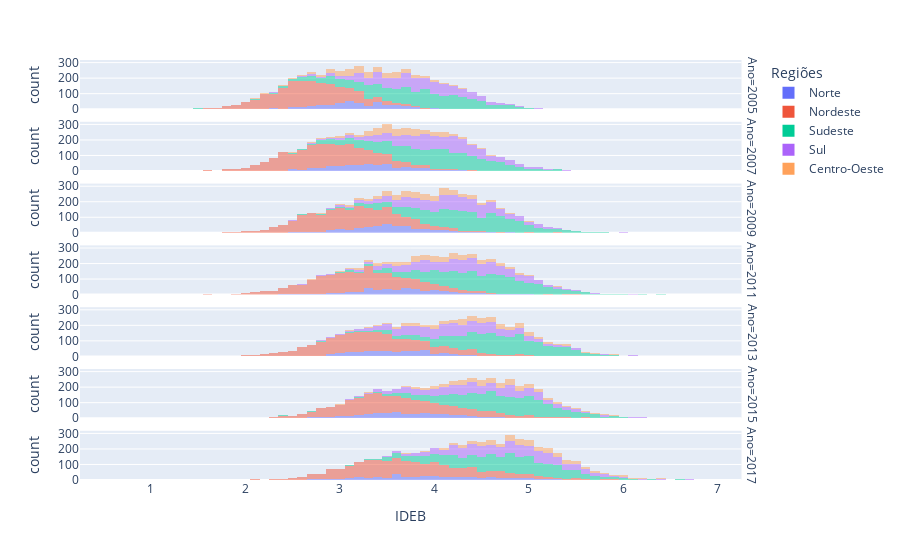

Here is the notebook cell this chart was saved with:
### Code cell
px.histogram(df_train, x="IDEB", color="Regiões", 
             facet_row="Ano", marginal='histogram', 
             histnorm=None, opacity=0.5)

### Figure 1 — Plotly figure (JSON) as saved in the notebook; plotly's stock layout.template omitted (floating-point values rounded to 4 significant figures; data arrays with more than 128 entries replaced by an {"elided": "..."} marker saying what was removed)
{"data": [{"alignmentgroup": "True", "bingroup": "x", "hovertemplate": "Regiões=Norte<br>Ano=2005<br>IDEB=%{x}<br>count=%{y}<extra></extra>", "legendgroup": "Norte", "marker": {"color": "#636efa", "opacity": 0.5}, "name": "Norte", "offsetgroup": "Norte", "orientation": "v", "showlegend": true, "type": "histogram", "x": {"elided": "417 float values"}, "xaxis": "x7", "yaxis": "y7"}, {"alignmentgroup": "True", "bingroup": "x", "hovertemplate": "Regiões=Norte<br>Ano=2007<br>IDEB=%{x}<br>count=%{y}<extra></extra>", "legendgroup": "Norte", "marker": {"color": "#636efa", "opacity": 0.5}, "name": "Norte", "offsetgroup": "Norte", "orientation": "v", "showlegend": false, "type": "histogram", "x": {"elided": "447 float values"}, "xaxis": "x6", "yaxis": "y6"}, {"alignmentgroup": "True", "bingroup": "x", "hovertemplate": "Regiões=Norte<br>Ano=2009<br>IDEB=%{x}<br>count=%{y}<extra></extra>", "legendgroup": "Norte", "marker": {"color": "#636efa", "opacity": 0.5}, "name": "Norte", "offsetgroup": "Norte", "orientation": "v", "showlegend": false, "type": "histogram", "x": {"elided": "444 float values"}, "xaxis": "x5", "yaxis": "y5"}, {"alignmentgroup": "True", "bingroup": "x", "hovertemplate": "Regiões=Norte<br>Ano=2011<br>IDEB=%{x}<br>count=%{y}<extra></extra>", "legendgroup": "Norte", "marker": {"color": "#636efa", "opacity": 0.5}, "name": "Norte", "offsetgroup": "Norte", "orientation": "v", "showlegend": false, "type": "histogram", "x": {"elided": "417 float values"}, "xaxis": "x4", "yaxis": "y4"}, {"alignmentgroup": "True", "bingroup": "x", "hovertemplate": "Regiões=Norte<br>Ano=2013<br>IDEB=%{x}<br>count=%{y}<extra></extra>", "legendgroup": "Norte", "marker": {"color": "#636efa", "opacity": 0.5}, "name": "Norte", "offsetgroup": "Norte", "orientation": "v", "showlegend": false, "type": "histogram", "x": {"elided": "447 float values"}, "xaxis": "x3", "yaxis": "y3"}, {"alignmentgroup": "True", "bingroup": "x", "hovertemplate": "Regiões=Norte<br>Ano=2015<br>IDEB=%{x}<br>count=%{y}<extra></extra>", "legendgroup": "Norte", "marker": {"color": "#636efa", "opacity": 0.5}, "name": "Norte", "offsetgroup": "Norte", "orientation": "v", "showlegend": false, "type": "histogram", "x": {"elided": "437 float values"}, "xaxis": "x2", "yaxis": "y2"}, {"alignmentgroup": "True", "bingroup": "x", "hovertemplate": "Regiões=Norte<br>Ano=2017<br>IDEB=%{x}<br>count=%{y}<extra></extra>", "legendgroup": "Norte", "marker": {"color": "#636efa", "opacity": 0.5}, "name": "Norte", "offsetgroup": "Norte", "orientation": "v", "showlegend": false, "type": "histogram", "x": {"elided": "447 float values"}, "xaxis": "x", "yaxis": "y"}, {"alignmentgroup": "True", "bingroup": "x", "hovertemplate": "Regiões=Nordeste<br>Ano=2005<br>IDEB=%{x}<br>count=%{y}<extra></extra>", "legendgroup": "Nordeste", "marker": {"color": "#EF553B", "opacity": 0.5}, "name": "Nordeste", "offsetgroup": "Nordeste", "orientation": "v", "showlegend": true, "type": "histogram", "x": {"elided": "1676 float values"}, "xaxis": "x7", "yaxis": "y7"}, {"alignmentgroup": "True", "bingroup": "x", "hovertemplate": "Regiões=Nordeste<br>Ano=2007<br>IDEB=%{x}<br>count=%{y}<extra></extra>", "legendgroup": "Nordeste", "marker": {"color": "#EF553B", "opacity": 0.5}, "name": "Nordeste", "offsetgroup": "Nordeste", "orientation": "v", "showlegend": false, "type": "histogram", "x": {"elided": "1785 float values"}, "xaxis": "x6", "yaxis": "y6"}, {"alignmentgroup": "True", "bingroup": "x", "hovertemplate": "Regiões=Nordeste<br>Ano=2009<br>IDEB=%{x}<br>count=%{y}<extra></extra>", "legendgroup": "Nordeste", "marker": {"color": "#EF553B", "opacity": 0.5}, "name": "Nordeste", "offsetgroup": "Nordeste", "orientation": "v", "showlegend": false, "type": "histogram", "x": {"elided": "1763 float values"}, "xaxis": "x5", "yaxis": "y5"}, {"alignmentgroup": "True", "bingroup": "x", "hovertemplate": "Regiões=Nordeste<br>Ano=2011<br>IDEB=%{x}<br>count=%{y}<extra></extra>", "legendgroup": "Nordeste", "marker": {"color": "#EF553B", "opacity": 0.5}, "name": "Nordeste", "offsetgroup": "Nordeste", "orientation": "v", "showlegend": false, "type": "histogram", "x": {"elided": "1724 float values"}, "xaxis": "x4", "yaxis": "y4"}, {"alignmentgroup": "True", "bingroup": "x", "hovertemplate": "Regiões=Nordeste<br>Ano=2013<br>IDEB=%{x}<br>count=%{y}<extra></extra>", "legendgroup": "Nordeste", "marker": {"color": "#EF553B", "opacity": 0.5}, "name": "Nordeste", "offsetgroup": "Nordeste", "orientation": "v", "showlegend": false, "type": "histogram", "x": {"elided": "1718 float values"}, "xaxis": "x3", "yaxis": "y3"}, {"alignmentgroup": "True", "bingroup": "x", "hovertemplate": "Regiões=Nordeste<br>Ano=2015<br>IDEB=%{x}<br>count=%{y}<extra></extra>", "legendgroup": "Nordeste", "marker": {"color": "#EF553B", "opacity": 0.5}, "name": "Nordeste", "offsetgroup": "Nordeste", "orientation": "v", "showlegend": false, "type": "histogram", "x": {"elided": "1723 float values"}, "xaxis": "x2", "yaxis": "y2"}, {"alignmentgroup": "True", "bingroup": "x", "hovertemplate": "Regiões=Nordeste<br>Ano=2017<br>IDEB=%{x}<br>count=%{y}<extra></extra>", "legendgroup": "Nordeste", "marker": {"color": "#EF553B", "opacity": 0.5}, "name": "Nordeste", "offsetgroup": "Nordeste", "orientation": "v", "showlegend": false, "type": "histogram", "x": {"elided": "1757 float values"}, "xaxis": "x", "yaxis": "y"}, {"alignmentgroup": "True", "bingroup": "x", "hovertemplate": "Regiões=Sudeste<br>Ano=2005<br>IDEB=%{x}<br>count=%{y}<extra></extra>", "legendgroup": "Sudeste", "marker": {"color": "#00cc96", "opacity": 0.5}, "name": "Sudeste", "offsetgroup": "Sudeste", "orientation": "v", "showlegend": true, "type": "histogram", "x": {"elided": "1585 float values"}, "xaxis": "x7", "yaxis": "y7"}, {"alignmentgroup": "True", "bingroup": "x", "hovertemplate": "Regiões=Sudeste<br>Ano=2007<br>IDEB=%{x}<br>count=%{y}<extra></extra>", "legendgroup": "Sudeste", "marker": {"color": "#00cc96", "opacity": 0.5}, "name": "Sudeste", "offsetgroup": "Sudeste", "orientation": "v", "showlegend": false, "type": "histogram", "x": {"elided": "1663 float values"}, "xaxis": "x6", "yaxis": "y6"}, {"alignmentgroup": "True", "bingroup": "x", "hovertemplate": "Regiões=Sudeste<br>Ano=2009<br>IDEB=%{x}<br>count=%{y}<extra></extra>", "legendgroup": "Sudeste", "marker": {"color": "#00cc96", "opacity": 0.5}, "name": "Sudeste", "offsetgroup": "Sudeste", "orientation": "v", "showlegend": false, "type": "histogram", "x": {"elided": "1653 float values"}, "xaxis": "x5", "yaxis": "y5"}, {"alignmentgroup": "True", "bingroup": "x", "hovertemplate": "Regiões=Sudeste<br>Ano=2011<br>IDEB=%{x}<br>count=%{y}<extra></extra>", "legendgroup": "Sudeste", "marker": {"color": "#00cc96", "opacity": 0.5}, "name": "Sudeste", "offsetgroup": "Sudeste", "orientation": "v", "showlegend": false, "type": "histogram", "x": {"elided": "1650 float values"}, "xaxis": "x4", "yaxis": "y4"}, {"alignmentgroup": "True", "bingroup": "x", "hovertemplate": "Regiões=Sudeste<br>Ano=2013<br>IDEB=%{x}<br>count=%{y}<extra></extra>", "legendgroup": "Sudeste", "marker": {"color": "#00cc96", "opacity": 0.5}, "name": "Sudeste", "offsetgroup": "Sudeste", "orientation": "v", "showlegend": false, "type": "histogram", "x": {"elided": "1643 float values"}, "xaxis": "x3", "yaxis": "y3"}, {"alignmentgroup": "True", "bingroup": "x", "hovertemplate": "Regiões=Sudeste<br>Ano=2015<br>IDEB=%{x}<br>count=%{y}<extra></extra>", "legendgroup": "Sudeste", "marker": {"color": "#00cc96", "opacity": 0.5}, "name": "Sudeste", "offsetgroup": "Sudeste", "orientation": "v", "showlegend": false, "type": "histogram", "x": {"elided": "1647 float values"}, "xaxis": "x2", "yaxis": "y2"}, {"alignmentgroup": "True", "bingroup": "x", "hovertemplate": "Regiões=Sudeste<br>Ano=2017<br>IDEB=%{x}<br>count=%{y}<extra></extra>", "legendgroup": "Sudeste", "marker": {"color": "#00cc96", "opacity": 0.5}, "name": "Sudeste", "offsetgroup": "Sudeste", "orientation": "v", "showlegend": false, "type": "histogram", "x": {"elided": "1659 float values"}, "xaxis": "x", "yaxis": "y"}, {"alignmentgroup": "True", "bingroup": "x", "hovertemplate": "Regiões=Sul<br>Ano=2005<br>IDEB=%{x}<br>count=%{y}<extra></extra>", "legendgroup": "Sul", "marker": {"color": "#ab63fa", "opacity": 0.5}, "name": "Sul", "offsetgroup": "Sul", "orientation": "v", "showlegend": true, "type": "histogram", "x": {"elided": "1063 float values"}, "xaxis": "x7", "yaxis": "y7"}, {"alignmentgroup": "True", "bingroup": "x", "hovertemplate": "Regiões=Sul<br>Ano=2007<br>IDEB=%{x}<br>count=%{y}<extra></extra>", "legendgroup": "Sul", "marker": {"color": "#ab63fa", "opacity": 0.5}, "name": "Sul", "offsetgroup": "Sul", "orientation": "v", "showlegend": false, "type": "histogram", "x": {"elided": "1168 float values"}, "xaxis": "x6", "yaxis": "y6"}, {"alignmentgroup": "True", "bingroup": "x", "hovertemplate": "Regiões=Sul<br>Ano=2009<br>IDEB=%{x}<br>count=%{y}<extra></extra>", "legendgroup": "Sul", "marker": {"color": "#ab63fa", "opacity": 0.5}, "name": "Sul", "offsetgroup": "Sul", "orientation": "v", "showlegend": false, "type": "histogram", "x": {"elided": "1134 float values"}, "xaxis": "x5", "yaxis": "y5"}, {"alignmentgroup": "True", "bingroup": "x", "hovertemplate": "Regiões=Sul<br>Ano=2011<br>IDEB=%{x}<br>count=%{y}<extra></extra>", "legendgroup": "Sul", "marker": {"color": "#ab63fa", "opacity": 0.5}, "name": "Sul", "offsetgroup": "Sul", "orientation": "v", "showlegend": false, "type": "histogram", "x": {"elided": "1115 float values"}, "xaxis": "x4", "yaxis": "y4"}, {"alignmentgroup": "True", "bingroup": "x", "hovertemplate": "Regiões=Sul<br>Ano=2013<br>IDEB=%{x}<br>count=%{y}<extra></extra>", "legendgroup": "Sul", "marker": {"color": "#ab63fa", "opacity": 0.5}, "name": "Sul", "offsetgroup": "Sul", "orientation": "v", "showlegend": false, "type": "histogram", "x": {"elided": "1115 float values"}, "xaxis": "x3", "yaxis": "y3"}, {"alignmentgroup": "True", "bingroup": "x", "hovertemplate": "Regiões=Sul<br>Ano=2015<br>IDEB=%{x}<br>count=%{y}<extra></extra>", "legendgroup": "Sul", "marker": {"color": "#ab63fa", "opacity": 0.5}, "name": "Sul", "offsetgroup": "Sul", "orientation": "v", "showlegend": false, "type": "histogram", "x": {"elided": "980 float values"}, "xaxis": "x2", "yaxis": "y2"}, {"alignmentgroup": "True", "bingroup": "x", "hovertemplate": "Regiões=Sul<br>Ano=2017<br>IDEB=%{x}<br>count=%{y}<extra></extra>", "legendgroup": "Sul", "marker": {"color": "#ab63fa", "opacity": 0.5}, "name": "Sul", "offsetgroup": "Sul", "orientation": "v", "showlegend": false, "type": "histogram", "x": {"elided": "1140 float values"}, "xaxis": "x", "yaxis": "y"}, {"alignmentgroup": "True", "bingroup": "x", "hovertemplate": "Regiões=Centro-Oeste<br>Ano=2005<br>IDEB=%{x}<br>count=%{y}<extra></extra>", "legendgroup": "Centro-Oeste", "marker": {"color": "#FFA15A", "opacity": 0.5}, "name": "Centro-Oeste", "offsetgroup": "Centro-Oeste", "orientation": "v", "showlegend": true, "type": "histogram", "x": {"elided": "430 float values"}, "xaxis": "x7", "yaxis": "y7"}, {"alignmentgroup": "True", "bingroup": "x", "hovertemplate": "Regiões=Centro-Oeste<br>Ano=2007<br>IDEB=%{x}<br>count=%{y}<extra></extra>", "legendgroup": "Centro-Oeste", "marker": {"color": "#FFA15A", "opacity": 0.5}, "name": "Centro-Oeste", "offsetgroup": "Centro-Oeste", "orientation": "v", "showlegend": false, "type": "histogram", "x": {"elided": "462 float values"}, "xaxis": "x6", "yaxis": "y6"}, {"alignmentgroup": "True", "bingroup": "x", "hovertemplate": "Regiões=Centro-Oeste<br>Ano=2009<br>IDEB=%{x}<br>count=%{y}<extra></extra>", "legendgroup": "Centro-Oeste", "marker": {"color": "#FFA15A", "opacity": 0.5}, "name": "Centro-Oeste", "offsetgroup": "Centro-Oeste", "orientation": "v", "showlegend": false, "type": "histogram", "x": {"elided": "456 float values"}, "xaxis": "x5", "yaxis": "y5"}, {"alignmentgroup": "True", "bingroup": "x", "hovertemplate": "Regiões=Centro-Oeste<br>Ano=2011<br>IDEB=%{x}<br>count=%{y}<extra></extra>", "legendgroup": "Centro-Oeste", "marker": {"color": "#FFA15A", "opacity": 0.5}, "name": "Centro-Oeste", "offsetgroup": "Centro-Oeste", "orientation": "v", "showlegend": false, "type": "histogram", "x": {"elided": "451 float values"}, "xaxis": "x4", "yaxis": "y4"}, {"alignmentgroup": "True", "bingroup": "x", "hovertemplate": "Regiões=Centro-Oeste<br>Ano=2013<br>IDEB=%{x}<br>count=%{y}<extra></extra>", "legendgroup": "Centro-Oeste", "marker": {"color": "#FFA15A", "opacity": 0.5}, "name": "Centro-Oeste", "offsetgroup": "Centro-Oeste", "orientation": "v", "showlegend": false, "type": "histogram", "x": {"elided": "457 float values"}, "xaxis": "x3", "yaxis": "y3"}, {"alignmentgroup": "True", "bingroup": "x", "hovertemplate": "Regiões=Centro-Oeste<br>Ano=2015<br>IDEB=%{x}<br>count=%{y}<extra></extra>", "legendgroup": "Centro-Oeste", "marker": {"color": "#FFA15A", "opacity": 0.5}, "name": "Centro-Oeste", "offsetgroup": "Centro-Oeste", "orientation": "v", "showlegend": false, "type": "histogram", "x": {"elided": "449 float values"}, "xaxis": "x2", "yaxis": "y2"}, {"alignmentgroup": "True", "bingroup": "x", "hovertemplate": "Regiões=Centro-Oeste<br>Ano=2017<br>IDEB=%{x}<br>count=%{y}<extra></extra>", "legendgroup": "Centro-Oeste", "marker": {"color": "#FFA15A", "opacity": 0.5}, "name": "Centro-Oeste", "offsetgroup": "Centro-Oeste", "orientation": "v", "showlegend": false, "type": "histogram", "x": {"elided": "459 float values"}, "xaxis": "x", "yaxis": "y"}], "layout": {"annotations": [{"font": {}, "showarrow": false, "text": "Ano=2017", "textangle": 90, "x": 0.98, "xanchor": "left", "xref": "paper", "y": 0.05857, "yanchor": "middle", "yref": "paper"}, {"font": {}, "showarrow": false, "text": "Ano=2015", "textangle": 90, "x": 0.98, "xanchor": "left", "xref": "paper", "y": 0.2057, "yanchor": "middle", "yref": "paper"}, {"font": {}, "showarrow": false, "text": "Ano=2013", "textangle": 90, "x": 0.98, "xanchor": "left", "xref": "paper", "y": 0.3529, "yanchor": "middle", "yref": "paper"}, {"font": {}, "showarrow": false, "text": "Ano=2011", "textangle": 90, "x": 0.98, "xanchor": "left", "xref": "paper", "y": 0.5, "yanchor": "middle", "yref": "paper"}, {"font": {}, "showarrow": false, "text": "Ano=2009", "textangle": 90, "x": 0.98, "xanchor": "left", "xref": "paper", "y": 0.6471, "yanchor": "middle", "yref": "paper"}, {"font": {}, "showarrow": false, "text": "Ano=2007", "textangle": 90, "x": 0.98, "xanchor": "left", "xref": "paper", "y": 0.7943, "yanchor": "middle", "yref": "paper"}, {"font": {}, "showarrow": false, "text": "Ano=2005", "textangle": 90, "x": 0.98, "xanchor": "left", "xref": "paper", "y": 0.9414, "yanchor": "middle", "yref": "paper"}], "barmode": "relative", "legend": {"title": {"text": "Regiões"}, "tracegroupgap": 0}, "margin": {"t": 60}, "xaxis": {"anchor": "y", "domain": [0, 0.98], "title": {"text": "IDEB"}}, "xaxis2": {"anchor": "y2", "domain": [0, 0.98], "matches": "x", "showticklabels": false}, "xaxis3": {"anchor": "y3", "domain": [0, 0.98], "matches": "x", "showticklabels": false}, "xaxis4": {"anchor": "y4", "domain": [0, 0.98], "matches": "x", "showticklabels": false}, "xaxis5": {"anchor": "y5", "domain": [0, 0.98], "matches": "x", "showticklabels": false}, "xaxis6": {"anchor": "y6", "domain": [0, 0.98], "matches": "x", "showticklabels": false}, "xaxis7": {"anchor": "y7", "domain": [0, 0.98], "matches": "x", "showticklabels": false}, "yaxis": {"anchor": "x", "domain": [0, 0.1171], "title": {"text": "count"}}, "yaxis2": {"anchor": "x2", "domain": [0.1471, 0.2643], "matches": "y", "title": {"text": "count"}}, "yaxis3": {"anchor": "x3", "domain": [0.2943, 0.4114], "matches": "y", "title": {"text": "count"}}, "yaxis4": {"anchor": "x4", "domain": [0.4414, 0.5586], "matches": "y", "title": {"text": "count"}}, "yaxis5": {"anchor": "x5", "domain": [0.5886, 0.7057], "matches": "y", "title": {"text": "count"}}, "yaxis6": {"anchor": "x6", "domain": [0.7357, 0.8529], "matches": "y", "title": {"text": "count"}}, "yaxis7": {"anchor": "x7", "domain": [0.8829, 1.0], "matches": "y", "title": {"text": "count"}}}}
